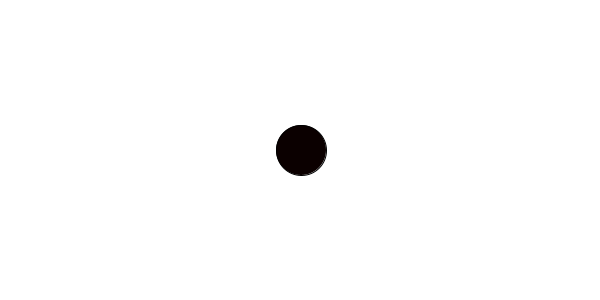
Frame 1 (no input)
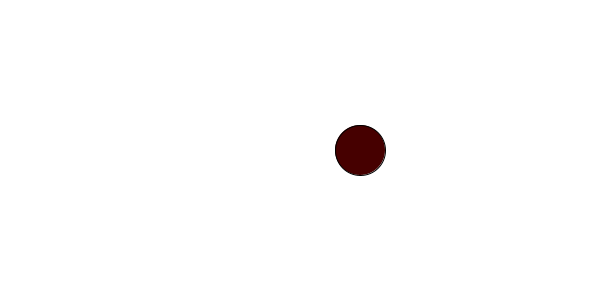
Frame 60 (the mouse pressed at the canvas centre just before this capture)
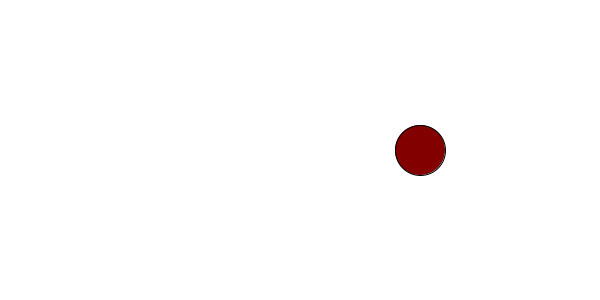
Frame 120 (the mouse held since frame 60 and released just before this capture)

The Processing sketch that drew these frames (run headless with seeded random() and noise(); from frame 60 on, the mouse is pressed at the canvas centre):

// Processing sketch: animacion_1
// ── animacion_1.pde
float posX, posY; //declaramos variables de posicion 
float r;

void setup() {
  posX= width/2;//valor inicial, al medio del canvas
  posY = height/2;//valor inicial, al medio del canvas
  size(600, 300);
  r = 10;//valor inicial
}

void draw() {
  background(255);
  
  r = r+1; //en cada loop del draw(), le sumamos 1
  posX = posX +1; //en cada loop del draw(), le sumamos 1
  
  println("valor de r es: " + r); //imprimimos a consola solo para ver el valor actual 
  
  //finalmente dibujamos
  fill(r, 0, 0);
  ellipse (posX, posY, 50, 50);
}
